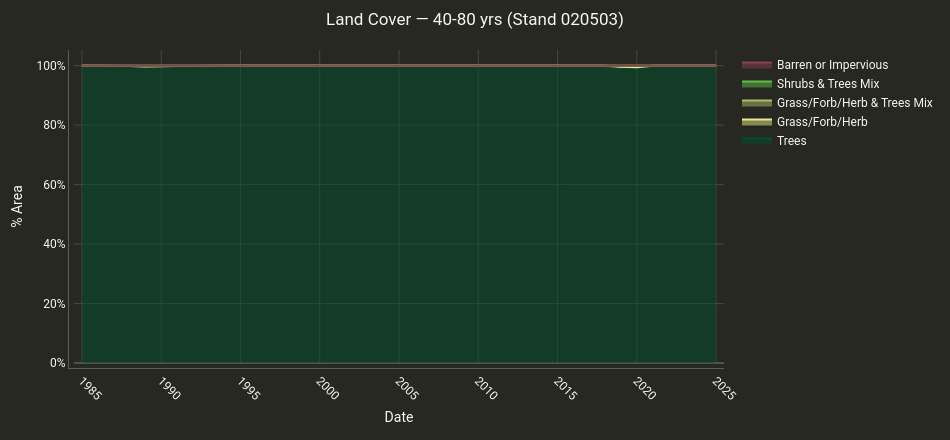
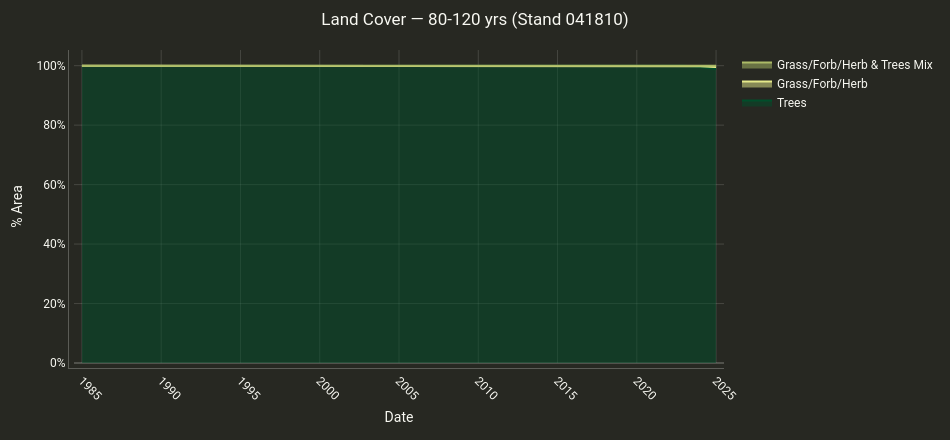
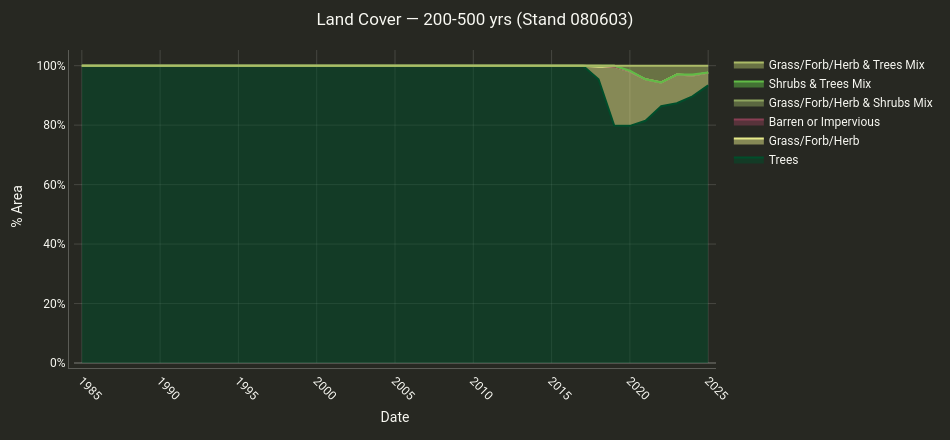
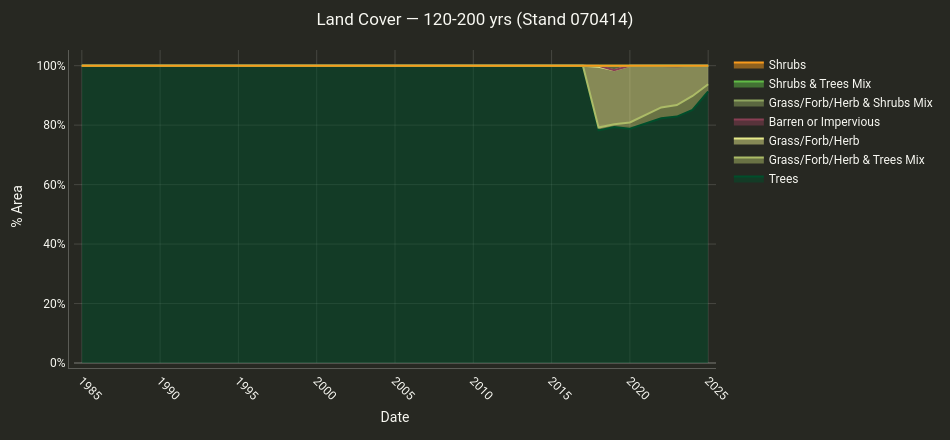

Notebook code for these charts, in order:
### Markdown cell above
## 6 · Recovery Trajectories — Land Cover Through Time

For each representative stand we compute the **annual percentage of each Land Cover class** from 1985 to 2025. The post-clearcut succession in Oregon Coast Range Douglas-fir forests follows a well-documented pathway:

| Stage | Dominant Cover | Typical Post-Harvest Timing |
|-------|---------------|-----------------------------|
| **Pioneer** | Grass/Forb/Herb | Years 1–3 |
| **Early shrub** | Shrubs (vine maple, red alder, bracken fern) | Years 2–10 |
| **Crown closure** | Trees (Douglas-fir canopy closing in plantations) | Years 8–20 |
| **Closed canopy** | Trees + Tall Trees and Shrubs | Years 18+ |

Because the six stands span an age range of 15–260 years, they represent **different positions in this succession sequence at any given point in time**. The youngest stands (9–20 yrs) should show Grass → Shrub → early Trees within the record. The oldest (200–500 yrs) should show near-constant Trees throughout. Mid-age stands (40–120 yrs) tell the most interesting story: they may show one or more harvest events followed by a recovery arc — or a stable high-Trees signature if the last cut predates 1985.

> 🔍 Each chart is a stacked line plot — the height of each color band shows what percentage of the stand was in that cover class that year. Six charts, one per age class, let you compare how the same forest type looks at different stages of the rotation cycle simultaneously.

### Code cell
lc_results = {}

for name, geom in harvest_areas.items():
    lcms_poly = ee.ImageCollection(LCMS_ASSET).filterBounds(geom)
    slug = (
        name[:18]
        .replace(' ', '_').replace('(', '').replace(')', '')
        .replace('~', '').replace('-', '_').strip('_')
    )
    result = cl.summarize_and_chart(
        lcms_poly,
        geometry=geom,
        band_names='Land_Cover',
        scale=30,
        area_format='Percentage',
        title=f'Land Cover — {name}',
        chart_type='line',
        stacked=True,
        date_format='YYYY',
        width=950,
        height=440,
    )
    lc_results[name] = result

    if EXPORT_HTML:
        import os as _os
        fname = _os.path.join(_export_dir, f'macdunn_lc_{slug}.html')
        cl.save_chart_html(result['chart'], fname)
        print(f'Saved: {fname}')
    if EXPORT_CSV:
        import os as _os
        csv_fname = _os.path.join(_export_dir, f'macdunn_lc_{slug}.csv')
        result['df'].to_csv(csv_fname)
        print(f'Saved: {csv_fname}')

    result['chart'].show()

### Figure 1 — Plotly figure (JSON) as saved in the notebook; plotly's stock layout.template omitted (floating-point values rounded to 4 significant figures)
{"data": [{"line": {"color": "#004e2b", "width": 2}, "marker": {"color": "#004e2b", "size": 5}, "mode": "lines", "name": "Trees", "stackgroup": "one", "type": "scatter", "x": [1985, 1986, 1987, 1988, 1989, 1990, 1991, 1992, 1993, 1994, 1995, 1996, 1997, 1998, 1999, 2000, 2001, 2002, 2003, 2004, 2005, 2006, 2007, 2008, 2009, 2010, 2011, 2012, 2013, 2014, 2015, 2016, 2017, 2018, 2019, 2020, 2021, 2022, 2023, 2024, 2025], "y": [99.74, 99.87, 99.87, 99.87, 99.74, 99.87, 99.87, 99.87, 100.0, 100.0, 100.0, 100.0, 100.0, 100.0, 100.0, 100.0, 100.0, 100.0, 100.0, 100.0, 100.0, 100.0, 100.0, 100.0, 100.0, 100.0, 100.0, 100.0, 100.0, 100.0, 100.0, 100.0, 100.0, 99.82, 98.91, 99.46, 99.82, 100.0, 99.82, 99.82, 100.0]}, {"line": {"color": "#e5e98a", "width": 2}, "marker": {"color": "#e5e98a", "size": 5}, "mode": "lines", "name": "Grass/Forb/Herb", "stackgroup": "one", "type": "scatter", "x": [1985, 1986, 1987, 1988, 1989, 1990, 1991, 1992, 1993, 1994, 1995, 1996, 1997, 1998, 1999, 2000, 2001, 2002, 2003, 2004, 2005, 2006, 2007, 2008, 2009, 2010, 2011, 2012, 2013, 2014, 2015, 2016, 2017, 2018, 2019, 2020, 2021, 2022, 2023, 2024, 2025], "y": [0.26, 0.13, 0.13, 0.01, 0.0, 0.0, 0.0, 0.0, 0.0, 0.0, 0.0, 0.0, 0.0, 0.0, 0.0, 0.0, 0.0, 0.0, 0.0, 0.0, 0.0, 0.0, 0.0, 0.0, 0.0, 0.0, 0.0, 0.0, 0.0, 0.0, 0.0, 0.0, 0.0, 0.18, 0.72, 0.0, 0.18, 0.0, 0.0, 0.0, 0.0]}, {"line": {"color": "#acbb67", "width": 2}, "marker": {"color": "#acbb67", "size": 5}, "mode": "lines", "name": "Grass/Forb/Herb & Trees Mix", "stackgroup": "one", "type": "scatter", "x": [1985, 1986, 1987, 1988, 1989, 1990, 1991, 1992, 1993, 1994, 1995, 1996, 1997, 1998, 1999, 2000, 2001, 2002, 2003, 2004, 2005, 2006, 2007, 2008, 2009, 2010, 2011, 2012, 2013, 2014, 2015, 2016, 2017, 2018, 2019, 2020, 2021, 2022, 2023, 2024, 2025], "y": [0.0, 0.0, 0.0, 0.13, 0.26, 0.13, 0.13, 0.13, 0.0, 0.0, 0.0, 0.0, 0.0, 0.0, 0.0, 0.0, 0.0, 0.0, 0.0, 0.0, 0.0, 0.0, 0.0, 0.0, 0.0, 0.0, 0.0, 0.0, 0.0, 0.0, 0.0, 0.0, 0.0, 0.0, 0.18, 0.54, 0.0, 0.0, 0.0, 0.0, 0.0]}, {"line": {"color": "#61bb46", "width": 2}, "marker": {"color": "#61bb46", "size": 5}, "mode": "lines", "name": "Shrubs & Trees Mix", "stackgroup": "one", "type": "scatter", "x": [1985, 1986, 1987, 1988, 1989, 1990, 1991, 1992, 1993, 1994, 1995, 1996, 1997, 1998, 1999, 2000, 2001, 2002, 2003, 2004, 2005, 2006, 2007, 2008, 2009, 2010, 2011, 2012, 2013, 2014, 2015, 2016, 2017, 2018, 2019, 2020, 2021, 2022, 2023, 2024, 2025], "y": [0.0, 0.0, 0.0, 0.0, 0.0, 0.0, 0.0, 0.0, 0.0, 0.0, 0.0, 0.0, 0.0, 0.0, 0.0, 0.0, 0.0, 0.0, 0.0, 0.0, 0.0, 0.0, 0.0, 0.0, 0.0, 0.0, 0.0, 0.0, 0.0, 0.0, 0.0, 0.0, 0.0, 0.0, 0.18, 0.0, 0.0, 0.0, 0.18, 0.18, 0.0]}, {"line": {"color": "#893f54", "width": 2}, "marker": {"color": "#893f54", "size": 5}, "mode": "lines", "name": "Barren or Impervious", "stackgroup": "one", "type": "scatter", "x": [1985, 1986, 1987, 1988, 1989, 1990, 1991, 1992, 1993, 1994, 1995, 1996, 1997, 1998, 1999, 2000, 2001, 2002, 2003, 2004, 2005, 2006, 2007, 2008, 2009, 2010, 2011, 2012, 2013, 2014, 2015, 2016, 2017, 2018, 2019, 2020, 2021, 2022, 2023, 2024, 2025], "y": [0.0, 0.0, 0.0, 0.0, 0.0, 0.0, 0.0, 0.0, 0.0, 0.0, 0.0, 0.0, 0.0, 0.0, 0.0, 0.0, 0.0, 0.0, 0.0, 0.0, 0.0, 0.0, 0.0, 0.0, 0.0, 0.0, 0.0, 0.0, 0.0, 0.0, 0.0, 0.0, 0.0, 0.0, 0.0, 0.0, 0.0, 0.0, 0.0, 0.0, 0.0]}], "layout": {"font": {"color": "#f8f8f2", "family": "Roboto"}, "height": 440, "hovermode": "x unified", "legend": {"font": {"color": "#f8f8f2"}}, "margin": {"b": 50, "l": 35, "pad": 5, "r": 25, "t": 50}, "paper_bgcolor": "#272822", "plot_bgcolor": "#272822", "title": {"font": {"color": "#f8f8f2"}, "text": "Land Cover — 40-80 yrs (Stand 020503)", "x": 0.5, "xanchor": "center"}, "width": 950, "xaxis": {"gridcolor": "rgba(248,248,242,0.15)", "linecolor": "rgba(248,248,242,0.25)", "range": [1984.0, 2026.0], "tickangle": 45, "tickfont": {"color": "#f8f8f2"}, "tickformat": "d", "tickvals": [1985, 1990, 1995, 2000, 2005, 2010, 2015, 2020, 2025], "title": {"font": {"color": "#f8f8f2"}, "text": "Date"}, "zerolinecolor": "rgba(248,248,242,0.2)"}, "yaxis": {"automargin": true, "gridcolor": "rgba(248,248,242,0.15)", "linecolor": "rgba(248,248,242,0.25)", "tickfont": {"color": "#f8f8f2"}, "ticksuffix": "%", "title": {"font": {"color": "#f8f8f2"}, "text": "% Area"}, "zerolinecolor": "rgba(248,248,242,0.2)"}}}

### Figure 2 — Plotly figure (JSON) as saved in the notebook; plotly's stock layout.template omitted (floating-point values rounded to 4 significant figures)
{"data": [{"line": {"color": "#004e2b", "width": 2}, "marker": {"color": "#004e2b", "size": 5}, "mode": "lines", "name": "Trees", "stackgroup": "one", "type": "scatter", "x": [1985, 1986, 1987, 1988, 1989, 1990, 1991, 1992, 1993, 1994, 1995, 1996, 1997, 1998, 1999, 2000, 2001, 2002, 2003, 2004, 2005, 2006, 2007, 2008, 2009, 2010, 2011, 2012, 2013, 2014, 2015, 2016, 2017, 2018, 2019, 2020, 2021, 2022, 2023, 2024, 2025], "y": [99.93, 99.93, 99.93, 99.93, 99.94, 99.96, 99.96, 99.96, 99.97, 99.99, 99.99, 99.99, 99.99, 99.99, 99.99, 99.99, 99.99, 100.0, 99.99, 99.99, 100.0, 100.0, 100.0, 100.0, 100.0, 100.0, 100.0, 100.0, 100.0, 99.97, 100.0, 99.97, 99.94, 99.92, 99.92, 99.92, 99.91, 99.92, 99.95, 99.53, 98.91]}, {"line": {"color": "#e5e98a", "width": 2}, "marker": {"color": "#e5e98a", "size": 5}, "mode": "lines", "name": "Grass/Forb/Herb", "stackgroup": "one", "type": "scatter", "x": [1985, 1986, 1987, 1988, 1989, 1990, 1991, 1992, 1993, 1994, 1995, 1996, 1997, 1998, 1999, 2000, 2001, 2002, 2003, 2004, 2005, 2006, 2007, 2008, 2009, 2010, 2011, 2012, 2013, 2014, 2015, 2016, 2017, 2018, 2019, 2020, 2021, 2022, 2023, 2024, 2025], "y": [0.07, 0.07, 0.07, 0.07, 0.06, 0.04, 0.04, 0.01, 0.03, 0.0, 0.0, 0.0, 0.0, 0.0, 0.0, 0.0, 0.0, 0.0, 0.0, 0.0, 0.0, 0.0, 0.0, 0.0, 0.0, 0.0, 0.0, 0.0, 0.0, 0.03, 0.0, 0.03, 0.06, 0.08, 0.05, 0.08, 0.08, 0.08, 0.05, 0.26, 0.68]}, {"line": {"color": "#acbb67", "width": 2}, "marker": {"color": "#acbb67", "size": 5}, "mode": "lines", "name": "Grass/Forb/Herb & Trees Mix", "stackgroup": "one", "type": "scatter", "x": [1985, 1986, 1987, 1988, 1989, 1990, 1991, 1992, 1993, 1994, 1995, 1996, 1997, 1998, 1999, 2000, 2001, 2002, 2003, 2004, 2005, 2006, 2007, 2008, 2009, 2010, 2011, 2012, 2013, 2014, 2015, 2016, 2017, 2018, 2019, 2020, 2021, 2022, 2023, 2024, 2025], "y": [0.0, 0.0, 0.0, 0.0, 0.0, 0.0, 0.0, 0.03, 0.0, 0.01, 0.01, 0.01, 0.01, 0.01, 0.01, 0.01, 0.01, 0.0, 0.01, 0.01, 0.0, 0.0, 0.0, 0.0, 0.0, 0.0, 0.0, 0.0, 0.0, 0.0, 0.0, 0.0, 0.0, 0.0, 0.02, 0.0, 0.01, 0.0, 0.0, 0.21, 0.42]}], "layout": {"font": {"color": "#f8f8f2", "family": "Roboto"}, "height": 440, "hovermode": "x unified", "legend": {"font": {"color": "#f8f8f2"}}, "margin": {"b": 50, "l": 35, "pad": 5, "r": 25, "t": 50}, "paper_bgcolor": "#272822", "plot_bgcolor": "#272822", "title": {"font": {"color": "#f8f8f2"}, "text": "Land Cover — 80-120 yrs (Stand 041810)", "x": 0.5, "xanchor": "center"}, "width": 950, "xaxis": {"gridcolor": "rgba(248,248,242,0.15)", "linecolor": "rgba(248,248,242,0.25)", "range": [1984.0, 2026.0], "tickangle": 45, "tickfont": {"color": "#f8f8f2"}, "tickformat": "d", "tickvals": [1985, 1990, 1995, 2000, 2005, 2010, 2015, 2020, 2025], "title": {"font": {"color": "#f8f8f2"}, "text": "Date"}, "zerolinecolor": "rgba(248,248,242,0.2)"}, "yaxis": {"automargin": true, "gridcolor": "rgba(248,248,242,0.15)", "linecolor": "rgba(248,248,242,0.25)", "tickfont": {"color": "#f8f8f2"}, "ticksuffix": "%", "title": {"font": {"color": "#f8f8f2"}, "text": "% Area"}, "zerolinecolor": "rgba(248,248,242,0.2)"}}}

### Figure 3 — Plotly figure (JSON) as saved in the notebook; plotly's stock layout.template omitted (floating-point values rounded to 4 significant figures)
{"data": [{"line": {"color": "#004e2b", "width": 2}, "marker": {"color": "#004e2b", "size": 5}, "mode": "lines", "name": "Trees", "stackgroup": "one", "type": "scatter", "x": [1985, 1986, 1987, 1988, 1989, 1990, 1991, 1992, 1993, 1994, 1995, 1996, 1997, 1998, 1999, 2000, 2001, 2002, 2003, 2004, 2005, 2006, 2007, 2008, 2009, 2010, 2011, 2012, 2013, 2014, 2015, 2016, 2017, 2018, 2019, 2020, 2021, 2022, 2023, 2024, 2025], "y": [100.0, 100.0, 100.0, 100.0, 100.0, 100.0, 100.0, 100.0, 100.0, 100.0, 100.0, 100.0, 100.0, 100.0, 100.0, 100.0, 100.0, 100.0, 100.0, 100.0, 100.0, 100.0, 100.0, 100.0, 100.0, 100.0, 100.0, 100.0, 100.0, 100.0, 100.0, 100.0, 100.0, 95.44, 79.86, 79.77, 81.46, 86.37, 87.37, 89.7, 93.36]}, {"line": {"color": "#e5e98a", "width": 2}, "marker": {"color": "#e5e98a", "size": 5}, "mode": "lines", "name": "Grass/Forb/Herb", "stackgroup": "one", "type": "scatter", "x": [1985, 1986, 1987, 1988, 1989, 1990, 1991, 1992, 1993, 1994, 1995, 1996, 1997, 1998, 1999, 2000, 2001, 2002, 2003, 2004, 2005, 2006, 2007, 2008, 2009, 2010, 2011, 2012, 2013, 2014, 2015, 2016, 2017, 2018, 2019, 2020, 2021, 2022, 2023, 2024, 2025], "y": [0.0, 0.0, 0.0, 0.0, 0.0, 0.0, 0.0, 0.0, 0.0, 0.0, 0.0, 0.0, 0.0, 0.0, 0.0, 0.0, 0.0, 0.0, 0.0, 0.0, 0.0, 0.0, 0.0, 0.0, 0.0, 0.0, 0.0, 0.0, 0.0, 0.0, 0.0, 0.0, 0.0, 4.23, 19.81, 18.23, 13.96, 7.97, 9.64, 6.97, 4.31]}, {"line": {"color": "#893f54", "width": 2}, "marker": {"color": "#893f54", "size": 5}, "mode": "lines", "name": "Barren or Impervious", "stackgroup": "one", "type": "scatter", "x": [1985, 1986, 1987, 1988, 1989, 1990, 1991, 1992, 1993, 1994, 1995, 1996, 1997, 1998, 1999, 2000, 2001, 2002, 2003, 2004, 2005, 2006, 2007, 2008, 2009, 2010, 2011, 2012, 2013, 2014, 2015, 2016, 2017, 2018, 2019, 2020, 2021, 2022, 2023, 2024, 2025], "y": [0.0, 0.0, 0.0, 0.0, 0.0, 0.0, 0.0, 0.0, 0.0, 0.0, 0.0, 0.0, 0.0, 0.0, 0.0, 0.0, 0.0, 0.0, 0.0, 0.0, 0.0, 0.0, 0.0, 0.0, 0.0, 0.0, 0.0, 0.0, 0.0, 0.0, 0.0, 0.0, 0.0, 0.33, 0.0, 0.0, 0.0, 0.0, 0.0, 0.0, 0.0]}, {"line": {"color": "#8fa55f", "width": 2}, "marker": {"color": "#8fa55f", "size": 5}, "mode": "lines", "name": "Grass/Forb/Herb & Shrubs Mix", "stackgroup": "one", "type": "scatter", "x": [1985, 1986, 1987, 1988, 1989, 1990, 1991, 1992, 1993, 1994, 1995, 1996, 1997, 1998, 1999, 2000, 2001, 2002, 2003, 2004, 2005, 2006, 2007, 2008, 2009, 2010, 2011, 2012, 2013, 2014, 2015, 2016, 2017, 2018, 2019, 2020, 2021, 2022, 2023, 2024, 2025], "y": [0.0, 0.0, 0.0, 0.0, 0.0, 0.0, 0.0, 0.0, 0.0, 0.0, 0.0, 0.0, 0.0, 0.0, 0.0, 0.0, 0.0, 0.0, 0.0, 0.0, 0.0, 0.0, 0.0, 0.0, 0.0, 0.0, 0.0, 0.0, 0.0, 0.0, 0.0, 0.0, 0.0, 0.0, 0.33, 0.0, 0.0, 0.0, 0.0, 0.0, 0.0]}, {"line": {"color": "#61bb46", "width": 2}, "marker": {"color": "#61bb46", "size": 5}, "mode": "lines", "name": "Shrubs & Trees Mix", "stackgroup": "one", "type": "scatter", "x": [1985, 1986, 1987, 1988, 1989, 1990, 1991, 1992, 1993, 1994, 1995, 1996, 1997, 1998, 1999, 2000, 2001, 2002, 2003, 2004, 2005, 2006, 2007, 2008, 2009, 2010, 2011, 2012, 2013, 2014, 2015, 2016, 2017, 2018, 2019, 2020, 2021, 2022, 2023, 2024, 2025], "y": [0.0, 0.0, 0.0, 0.0, 0.0, 0.0, 0.0, 0.0, 0.0, 0.0, 0.0, 0.0, 0.0, 0.0, 0.0, 0.0, 0.0, 0.0, 0.0, 0.0, 0.0, 0.0, 0.0, 0.0, 0.0, 0.0, 0.0, 0.0, 0.0, 0.0, 0.0, 0.0, 0.0, 0.0, 0.0, 0.33, 0.0, 0.0, 0.0, 0.33, 0.0]}, {"line": {"color": "#acbb67", "width": 2}, "marker": {"color": "#acbb67", "size": 5}, "mode": "lines", "name": "Grass/Forb/Herb & Trees Mix", "stackgroup": "one", "type": "scatter", "x": [1985, 1986, 1987, 1988, 1989, 1990, 1991, 1992, 1993, 1994, 1995, 1996, 1997, 1998, 1999, 2000, 2001, 2002, 2003, 2004, 2005, 2006, 2007, 2008, 2009, 2010, 2011, 2012, 2013, 2014, 2015, 2016, 2017, 2018, 2019, 2020, 2021, 2022, 2023, 2024, 2025], "y": [0.0, 0.0, 0.0, 0.0, 0.0, 0.0, 0.0, 0.0, 0.0, 0.0, 0.0, 0.0, 0.0, 0.0, 0.0, 0.0, 0.0, 0.0, 0.0, 0.0, 0.0, 0.0, 0.0, 0.0, 0.0, 0.0, 0.0, 0.0, 0.0, 0.0, 0.0, 0.0, 0.0, 0.0, 0.0, 1.67, 4.59, 5.66, 3.0, 3.0, 2.33]}], "layout": {"font": {"color": "#f8f8f2", "family": "Roboto"}, "height": 440, "hovermode": "x unified", "legend": {"font": {"color": "#f8f8f2"}}, "margin": {"b": 50, "l": 35, "pad": 5, "r": 25, "t": 50}, "paper_bgcolor": "#272822", "plot_bgcolor": "#272822", "title": {"font": {"color": "#f8f8f2"}, "text": "Land Cover — 200-500 yrs (Stand 080603)", "x": 0.5, "xanchor": "center"}, "width": 950, "xaxis": {"gridcolor": "rgba(248,248,242,0.15)", "linecolor": "rgba(248,248,242,0.25)", "range": [1984.0, 2026.0], "tickangle": 45, "tickfont": {"color": "#f8f8f2"}, "tickformat": "d", "tickvals": [1985, 1990, 1995, 2000, 2005, 2010, 2015, 2020, 2025], "title": {"font": {"color": "#f8f8f2"}, "text": "Date"}, "zerolinecolor": "rgba(248,248,242,0.2)"}, "yaxis": {"automargin": true, "gridcolor": "rgba(248,248,242,0.15)", "linecolor": "rgba(248,248,242,0.25)", "tickfont": {"color": "#f8f8f2"}, "ticksuffix": "%", "title": {"font": {"color": "#f8f8f2"}, "text": "% Area"}, "zerolinecolor": "rgba(248,248,242,0.2)"}}}

### Figure 4 — Plotly figure (JSON) as saved in the notebook; plotly's stock layout.template omitted (floating-point values rounded to 4 significant figures)
{"data": [{"line": {"color": "#004e2b", "width": 2}, "marker": {"color": "#004e2b", "size": 5}, "mode": "lines", "name": "Trees", "stackgroup": "one", "type": "scatter", "x": [1985, 1986, 1987, 1988, 1989, 1990, 1991, 1992, 1993, 1994, 1995, 1996, 1997, 1998, 1999, 2000, 2001, 2002, 2003, 2004, 2005, 2006, 2007, 2008, 2009, 2010, 2011, 2012, 2013, 2014, 2015, 2016, 2017, 2018, 2019, 2020, 2021, 2022, 2023, 2024, 2025], "y": [99.99, 99.99, 99.99, 99.99, 99.99, 99.99, 99.99, 99.99, 99.99, 99.99, 99.99, 100.0, 100.0, 100.0, 100.0, 100.0, 100.0, 100.0, 100.0, 100.0, 100.0, 100.0, 100.0, 100.0, 100.0, 100.0, 100.0, 100.0, 100.0, 100.0, 100.0, 100.0, 100.0, 78.24, 79.38, 78.81, 80.45, 82.34, 82.88, 85.14, 91.32]}, {"line": {"color": "#acbb67", "width": 2}, "marker": {"color": "#acbb67", "size": 5}, "mode": "lines", "name": "Grass/Forb/Herb & Trees Mix", "stackgroup": "one", "type": "scatter", "x": [1985, 1986, 1987, 1988, 1989, 1990, 1991, 1992, 1993, 1994, 1995, 1996, 1997, 1998, 1999, 2000, 2001, 2002, 2003, 2004, 2005, 2006, 2007, 2008, 2009, 2010, 2011, 2012, 2013, 2014, 2015, 2016, 2017, 2018, 2019, 2020, 2021, 2022, 2023, 2024, 2025], "y": [0.01, 0.01, 0.0, 0.0, 0.01, 0.01, 0.01, 0.0, 0.0, 0.0, 0.0, 0.0, 0.0, 0.0, 0.0, 0.0, 0.0, 0.0, 0.0, 0.0, 0.0, 0.0, 0.0, 0.0, 0.0, 0.0, 0.0, 0.0, 0.0, 0.0, 0.0, 0.0, 0.0, 0.95, 0.95, 2.09, 3.09, 3.63, 3.88, 4.67, 2.44]}, {"line": {"color": "#e5e98a", "width": 2}, "marker": {"color": "#e5e98a", "size": 5}, "mode": "lines", "name": "Grass/Forb/Herb", "stackgroup": "one", "type": "scatter", "x": [1985, 1986, 1987, 1988, 1989, 1990, 1991, 1992, 1993, 1994, 1995, 1996, 1997, 1998, 1999, 2000, 2001, 2002, 2003, 2004, 2005, 2006, 2007, 2008, 2009, 2010, 2011, 2012, 2013, 2014, 2015, 2016, 2017, 2018, 2019, 2020, 2021, 2022, 2023, 2024, 2025], "y": [0.0, 0.0, 0.01, 0.01, 0.0, 0.0, 0.0, 0.01, 0.01, 0.01, 0.01, 0.0, 0.0, 0.0, 0.0, 0.0, 0.0, 0.0, 0.0, 0.0, 0.0, 0.0, 0.0, 0.0, 0.0, 0.0, 0.0, 0.0, 0.0, 0.0, 0.0, 0.0, 0.0, 20.42, 18.15, 19.1, 16.47, 13.84, 13.05, 10.19, 6.23]}, {"line": {"color": "#893f54", "width": 2}, "marker": {"color": "#893f54", "size": 5}, "mode": "lines", "name": "Barren or Impervious", "stackgroup": "one", "type": "scatter", "x": [1985, 1986, 1987, 1988, 1989, 1990, 1991, 1992, 1993, 1994, 1995, 1996, 1997, 1998, 1999, 2000, 2001, 2002, 2003, 2004, 2005, 2006, 2007, 2008, 2009, 2010, 2011, 2012, 2013, 2014, 2015, 2016, 2017, 2018, 2019, 2020, 2021, 2022, 2023, 2024, 2025], "y": [0.0, 0.0, 0.0, 0.0, 0.0, 0.0, 0.0, 0.0, 0.0, 0.0, 0.0, 0.0, 0.0, 0.0, 0.0, 0.0, 0.0, 0.0, 0.0, 0.0, 0.0, 0.0, 0.0, 0.0, 0.0, 0.0, 0.0, 0.0, 0.0, 0.0, 0.0, 0.0, 0.0, 0.39, 0.0, 0.0, 0.0, 0.0, 0.0, 0.0, 0.0]}, {"line": {"color": "#8fa55f", "width": 2}, "marker": {"color": "#8fa55f", "size": 5}, "mode": "lines", "name": "Grass/Forb/Herb & Shrubs Mix", "stackgroup": "one", "type": "scatter", "x": [1985, 1986, 1987, 1988, 1989, 1990, 1991, 1992, 1993, 1994, 1995, 1996, 1997, 1998, 1999, 2000, 2001, 2002, 2003, 2004, 2005, 2006, 2007, 2008, 2009, 2010, 2011, 2012, 2013, 2014, 2015, 2016, 2017, 2018, 2019, 2020, 2021, 2022, 2023, 2024, 2025], "y": [0.0, 0.0, 0.0, 0.0, 0.0, 0.0, 0.0, 0.0, 0.0, 0.0, 0.0, 0.0, 0.0, 0.0, 0.0, 0.0, 0.0, 0.0, 0.0, 0.0, 0.0, 0.0, 0.0, 0.0, 0.0, 0.0, 0.0, 0.0, 0.0, 0.0, 0.0, 0.0, 0.0, 0.0, 1.52, 0.0, 0.0, 0.0, 0.0, 0.0, 0.0]}, {"line": {"color": "#61bb46", "width": 2}, "marker": {"color": "#61bb46", "size": 5}, "mode": "lines", "name": "Shrubs & Trees Mix", "stackgroup": "one", "type": "scatter", "x": [1985, 1986, 1987, 1988, 1989, 1990, 1991, 1992, 1993, 1994, 1995, 1996, 1997, 1998, 1999, 2000, 2001, 2002, 2003, 2004, 2005, 2006, 2007, 2008, 2009, 2010, 2011, 2012, 2013, 2014, 2015, 2016, 2017, 2018, 2019, 2020, 2021, 2022, 2023, 2024, 2025], "y": [0.0, 0.0, 0.0, 0.0, 0.0, 0.0, 0.0, 0.0, 0.0, 0.0, 0.0, 0.0, 0.0, 0.0, 0.0, 0.0, 0.0, 0.0, 0.0, 0.0, 0.0, 0.0, 0.0, 0.0, 0.0, 0.0, 0.0, 0.0, 0.0, 0.0, 0.0, 0.0, 0.0, 0.0, 0.0, 0.0, 0.0, 0.19, 0.0, 0.0, 0.0]}, {"line": {"color": "#f89a1c", "width": 2}, "marker": {"color": "#f89a1c", "size": 5}, "mode": "lines", "name": "Shrubs", "stackgroup": "one", "type": "scatter", "x": [1985, 1986, 1987, 1988, 1989, 1990, 1991, 1992, 1993, 1994, 1995, 1996, 1997, 1998, 1999, 2000, 2001, 2002, 2003, 2004, 2005, 2006, 2007, 2008, 2009, 2010, 2011, 2012, 2013, 2014, 2015, 2016, 2017, 2018, 2019, 2020, 2021, 2022, 2023, 2024, 2025], "y": [0.0, 0.0, 0.0, 0.0, 0.0, 0.0, 0.0, 0.0, 0.0, 0.0, 0.0, 0.0, 0.0, 0.0, 0.0, 0.0, 0.0, 0.0, 0.0, 0.0, 0.0, 0.0, 0.0, 0.0, 0.0, 0.0, 0.0, 0.0, 0.0, 0.0, 0.0, 0.0, 0.0, 0.0, 0.0, 0.0, 0.0, 0.0, 0.19, 0.0, 0.0]}], "layout": {"font": {"color": "#f8f8f2", "family": "Roboto"}, "height": 440, "hovermode": "x unified", "legend": {"font": {"color": "#f8f8f2"}}, "margin": {"b": 50, "l": 35, "pad": 5, "r": 25, "t": 50}, "paper_bgcolor": "#272822", "plot_bgcolor": "#272822", "title": {"font": {"color": "#f8f8f2"}, "text": "Land Cover — 120-200 yrs (Stand 070414)", "x": 0.5, "xanchor": "center"}, "width": 950, "xaxis": {"gridcolor": "rgba(248,248,242,0.15)", "linecolor": "rgba(248,248,242,0.25)", "range": [1984.0, 2026.0], "tickangle": 45, "tickfont": {"color": "#f8f8f2"}, "tickformat": "d", "tickvals": [1985, 1990, 1995, 2000, 2005, 2010, 2015, 2020, 2025], "title": {"font": {"color": "#f8f8f2"}, "text": "Date"}, "zerolinecolor": "rgba(248,248,242,0.2)"}, "yaxis": {"automargin": true, "gridcolor": "rgba(248,248,242,0.15)", "linecolor": "rgba(248,248,242,0.25)", "tickfont": {"color": "#f8f8f2"}, "ticksuffix": "%", "title": {"font": {"color": "#f8f8f2"}, "text": "% Area"}, "zerolinecolor": "rgba(248,248,242,0.2)"}}}
